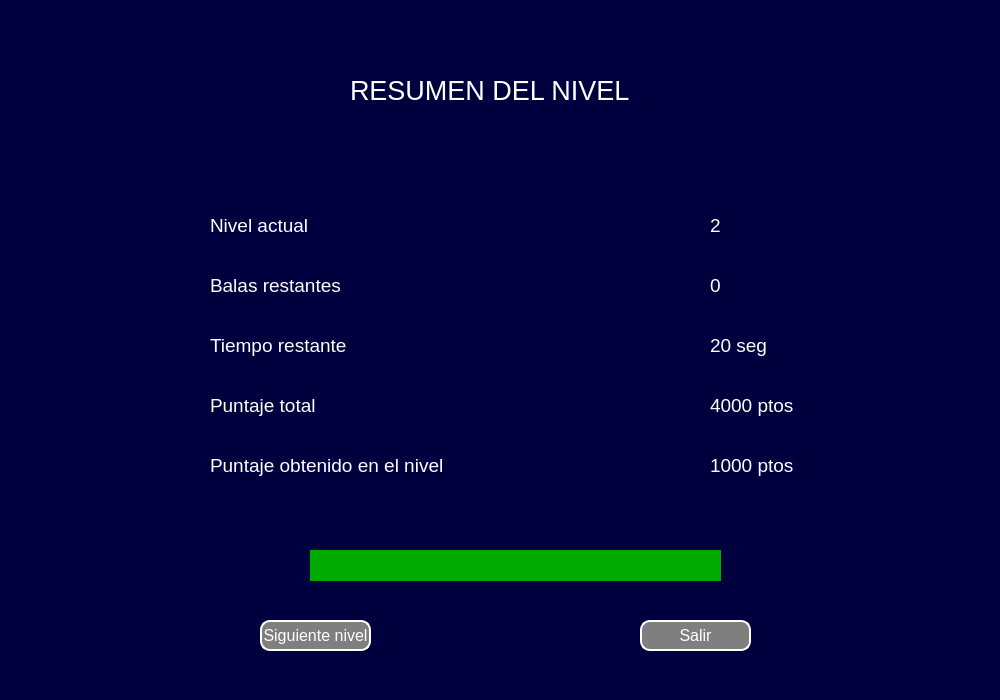
<?xml version="1.0" encoding="UTF-8"?>
<ui version="4.0">
 <class>Dialog</class>
 <widget class="QDialog" name="Dialog">
  <property name="geometry">
   <rect>
    <x>0</x>
    <y>0</y>
    <width>1000</width>
    <height>700</height>
   </rect>
  </property>
  <property name="windowTitle">
   <string>Dialog</string>
  </property>
  <property name="styleSheet">
   <string notr="true">background-color: rgb(0, 0, 62);</string>
  </property>
  <widget class="QLabel" name="label">
   <property name="geometry">
    <rect>
     <x>350</x>
     <y>40</y>
     <width>321</width>
     <height>101</height>
    </rect>
   </property>
   <property name="text">
    <string>&lt;html&gt;&lt;head/&gt;&lt;body&gt;&lt;p&gt;&lt;span style=&quot; font-size:20pt; color:#ffffff;&quot;&gt;RESUMEN DEL NIVEL&lt;/span&gt;&lt;/p&gt;&lt;/body&gt;&lt;/html&gt;</string>
   </property>
  </widget>
  <widget class="QLabel" name="label_2">
   <property name="geometry">
    <rect>
     <x>210</x>
     <y>210</y>
     <width>151</width>
     <height>31</height>
    </rect>
   </property>
   <property name="text">
    <string>&lt;html&gt;&lt;head/&gt;&lt;body&gt;&lt;p&gt;&lt;span style=&quot; font-size:14pt; color:#ffffff;&quot;&gt;Nivel actual&lt;/span&gt;&lt;/p&gt;&lt;/body&gt;&lt;/html&gt;</string>
   </property>
  </widget>
  <widget class="QLabel" name="label_3">
   <property name="geometry">
    <rect>
     <x>210</x>
     <y>270</y>
     <width>181</width>
     <height>31</height>
    </rect>
   </property>
   <property name="text">
    <string>&lt;html&gt;&lt;head/&gt;&lt;body&gt;&lt;p&gt;&lt;span style=&quot; font-size:14pt; color:#ffffff;&quot;&gt;Balas restantes&lt;/span&gt;&lt;/p&gt;&lt;/body&gt;&lt;/html&gt;</string>
   </property>
  </widget>
  <widget class="QLabel" name="label_4">
   <property name="geometry">
    <rect>
     <x>210</x>
     <y>330</y>
     <width>181</width>
     <height>31</height>
    </rect>
   </property>
   <property name="text">
    <string>&lt;html&gt;&lt;head/&gt;&lt;body&gt;&lt;p&gt;&lt;span style=&quot; font-size:14pt; color:#ffffff;&quot;&gt;Tiempo restante&lt;/span&gt;&lt;/p&gt;&lt;/body&gt;&lt;/html&gt;</string>
   </property>
  </widget>
  <widget class="QLabel" name="label_5">
   <property name="geometry">
    <rect>
     <x>210</x>
     <y>390</y>
     <width>181</width>
     <height>31</height>
    </rect>
   </property>
   <property name="text">
    <string>&lt;html&gt;&lt;head/&gt;&lt;body&gt;&lt;p&gt;&lt;span style=&quot; font-size:14pt; color:#ffffff;&quot;&gt;Puntaje total&lt;/span&gt;&lt;/p&gt;&lt;/body&gt;&lt;/html&gt;</string>
   </property>
  </widget>
  <widget class="QLabel" name="label_6">
   <property name="geometry">
    <rect>
     <x>210</x>
     <y>450</y>
     <width>291</width>
     <height>31</height>
    </rect>
   </property>
   <property name="text">
    <string>&lt;html&gt;&lt;head/&gt;&lt;body&gt;&lt;p&gt;&lt;span style=&quot; font-size:14pt; color:#ffffff;&quot;&gt;Puntaje obtenido en el nivel&lt;/span&gt;&lt;/p&gt;&lt;/body&gt;&lt;/html&gt;</string>
   </property>
  </widget>
  <widget class="QLabel" name="label_7">
   <property name="geometry">
    <rect>
     <x>310</x>
     <y>550</y>
     <width>411</width>
     <height>31</height>
    </rect>
   </property>
   <property name="styleSheet">
    <string notr="true">background-color: rgb(0, 170, 0);
font: 18px;
color: rgb(255, 255, 255);</string>
   </property>
   <property name="text">
    <string>&lt;html&gt;&lt;head/&gt;&lt;body&gt;&lt;p&gt;&lt;br/&gt;&lt;/p&gt;&lt;/body&gt;&lt;/html&gt;</string>
   </property>
  </widget>
  <widget class="QPushButton" name="boton_siguiente_nivel">
   <property name="geometry">
    <rect>
     <x>260</x>
     <y>620</y>
     <width>111</width>
     <height>31</height>
    </rect>
   </property>
   <property name="styleSheet">
    <string notr="true">color: rgb(255, 255, 255);
font: 16px;
border-style: outset;
border-radius: 10px;
border-width: 2px;
background-color: rgb(127, 127, 127);</string>
   </property>
   <property name="text">
    <string>Siguiente nivel</string>
   </property>
  </widget>
  <widget class="QPushButton" name="boton_salir">
   <property name="geometry">
    <rect>
     <x>640</x>
     <y>620</y>
     <width>111</width>
     <height>31</height>
    </rect>
   </property>
   <property name="styleSheet">
    <string notr="true">color: rgb(255, 255, 255);
font: 16px;
border-style: outset;
border-radius: 10px;
border-width: 2px;
background-color: rgb(127, 127, 127);</string>
   </property>
   <property name="text">
    <string>Salir</string>
   </property>
  </widget>
  <widget class="QLabel" name="label_8">
   <property name="geometry">
    <rect>
     <x>710</x>
     <y>210</y>
     <width>151</width>
     <height>31</height>
    </rect>
   </property>
   <property name="styleSheet">
    <string notr="true">color: rgb(255, 255, 255);
font: 18px</string>
   </property>
   <property name="text">
    <string>&lt;html&gt;&lt;head/&gt;&lt;body&gt;&lt;p&gt;&lt;span style=&quot; font-size:14pt; color:#ffffff;&quot;&gt;2&lt;/span&gt;&lt;/p&gt;&lt;/body&gt;&lt;/html&gt;</string>
   </property>
  </widget>
  <widget class="QLabel" name="label_9">
   <property name="geometry">
    <rect>
     <x>710</x>
     <y>270</y>
     <width>151</width>
     <height>31</height>
    </rect>
   </property>
   <property name="styleSheet">
    <string notr="true">color: rgb(255, 255, 255);
font: 18px</string>
   </property>
   <property name="text">
    <string>&lt;html&gt;&lt;head/&gt;&lt;body&gt;&lt;p&gt;&lt;span style=&quot; font-size:14pt; color:#ffffff;&quot;&gt;0&lt;/span&gt;&lt;/p&gt;&lt;/body&gt;&lt;/html&gt;</string>
   </property>
  </widget>
  <widget class="QLabel" name="label_10">
   <property name="geometry">
    <rect>
     <x>710</x>
     <y>330</y>
     <width>151</width>
     <height>31</height>
    </rect>
   </property>
   <property name="styleSheet">
    <string notr="true">color: rgb(255, 255, 255);
font: 18px</string>
   </property>
   <property name="text">
    <string>&lt;html&gt;&lt;head/&gt;&lt;body&gt;&lt;p&gt;&lt;span style=&quot; font-size:14pt; color:#ffffff;&quot;&gt;20 seg&lt;/span&gt;&lt;/p&gt;&lt;/body&gt;&lt;/html&gt;</string>
   </property>
  </widget>
  <widget class="QLabel" name="label_11">
   <property name="geometry">
    <rect>
     <x>710</x>
     <y>390</y>
     <width>151</width>
     <height>31</height>
    </rect>
   </property>
   <property name="styleSheet">
    <string notr="true">color: rgb(255, 255, 255);
font: 18px</string>
   </property>
   <property name="text">
    <string>&lt;html&gt;&lt;head/&gt;&lt;body&gt;&lt;p&gt;&lt;span style=&quot; font-size:14pt; color:#ffffff;&quot;&gt;4000 ptos&lt;/span&gt;&lt;/p&gt;&lt;/body&gt;&lt;/html&gt;</string>
   </property>
  </widget>
  <widget class="QLabel" name="label_12">
   <property name="geometry">
    <rect>
     <x>710</x>
     <y>450</y>
     <width>151</width>
     <height>31</height>
    </rect>
   </property>
   <property name="styleSheet">
    <string notr="true">color: rgb(255, 255, 255);
font: 18px</string>
   </property>
   <property name="text">
    <string>&lt;html&gt;&lt;head/&gt;&lt;body&gt;&lt;p&gt;&lt;span style=&quot; font-size:14pt; color:#ffffff;&quot;&gt;1000 ptos&lt;/span&gt;&lt;/p&gt;&lt;/body&gt;&lt;/html&gt;</string>
   </property>
  </widget>
  <widget class="QLabel" name="label_13">
   <property name="geometry">
    <rect>
     <x>700</x>
     <y>50</y>
     <width>91</width>
     <height>81</height>
    </rect>
   </property>
   <property name="text">
    <string/>
   </property>
   <property name="scaledContents">
    <bool>true</bool>
   </property>
  </widget>
 </widget>
 <resources/>
 <connections/>
</ui>
